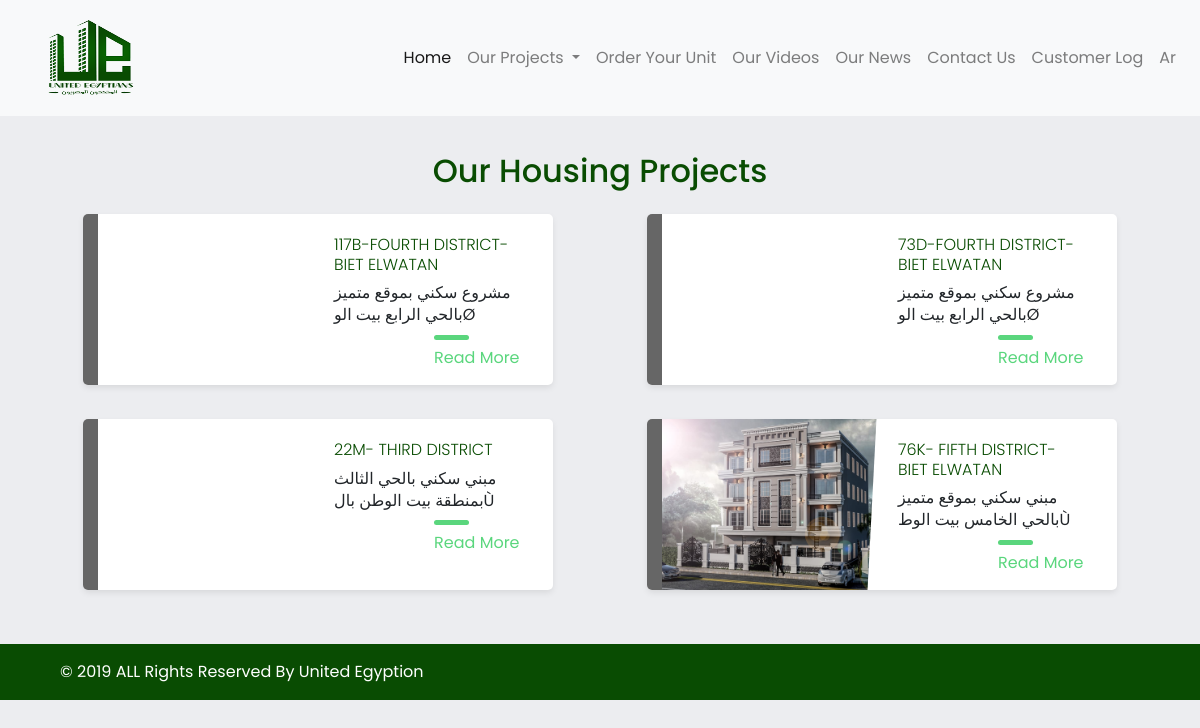
Page /our-projects.php on the committed database.
### tables this page shows
CREATE TABLE `housing` (
  `id` int(11) NOT NULL,
  `enname` text NOT NULL,
  `arname` text NOT NULL,
  `enplace` text NOT NULL,
  `arplace` text NOT NULL,
  `partnum` text NOT NULL,
  `endescrip` text NOT NULL,
  `ardescrip` text NOT NULL,
  `floors` int(11) NOT NULL,
  `garage` int(11) NOT NULL,
  `grageprice` double NOT NULL,
  `cover` text NOT NULL,
  `brochure` text NOT NULL,
  `auth` text NOT NULL,
  `areaNum` text NOT NULL,
  `areaText` text NOT NULL,
  `code` text NOT NULL,
  `bahry` text NOT NULL,
  `shary` text NOT NULL,
  `ably` text NOT NULL,
  `grby` text NOT NULL
);

### our-projects.php (the view, shortened to what this page needs)
<?php
require "panel/production/db.php";
?>
<?php require 'head.php';?>
<?php require 'nav.php';?>
<section class="projects ">
    <h2 class="main-color text-center">Our Housing Projects</h2>
    <div class="container">
        <div class="row" style="justify-content:space-between">
        <?php
    $qs="SELECT * FROM `housing` ORDER BY `id` DESC";
    $qruns=mysqli_query($connection,$qs);
    while($rowss=mysqli_fetch_array($qruns)){
    echo '
    <div class="blog-card col-md-5 col-12 ">
    <div class="meta">
      <div class="photo" style="background-image: url('.$rowss[cover].')"></div>
      <ul class="details">
        <li class="author">'.$rowss[enname].'</li>
        <li class="date">'.$rowss[enplace].'</li>
      </ul>
    </div>
    <div class="description">
      <h2 class="main-color">'.$rowss[enname].'</h2>
      <div>'.substr($rowss[endescrip],0,80).'</div>
      <p class="read-more">
        <a href="project.php?pro='.$rowss[enname].'">Read More</a>
      </p>
    </div>
  </div>
        ';
    }
    ?>
        </div>
    </div>
    </section>
<?php require 'footer.php';?>

### head.php (shortened to what this page needs)
<!DOCTYPE html>
<html>
<head>
    <link rel="stylesheet" href="https://cdnjs.cloudflare.com/ajax/libs/ekko-lightbox/5.3.0/ekko-lightbox.css">
    <link rel="stylesheet" href="https://stackpath.bootstrapcdn.com/bootstrap/4.3.1/css/bootstrap.min.css">
    <link rel="stylesheet" href="https://unpkg.com/flickity@2.0/dist/flickity.min.css">
<link rel="stylesheet" href="https://cdnjs.cloudflare.com/ajax/libs/Swiper/4.3.3/css/swiper.min.css">
      <link rel="stylesheet" href="https://cdnjs.cloudflare.com/ajax/libs/owl-carousel/1.3.3/owl.carousel.min.css">
    <link rel="stylesheet" href="https://cdnjs.cloudflare.com/ajax/libs/owl-carousel/1.3.3/owl.theme.min.css">
    <link rel="stylesheet" href="css/all.css">
    <link rel="stylesheet" href='css/style.css'>
</head>
<body>

### nav.php (shortened to what this page needs)
<?php $ar = "http://$_SERVER[HTTP_HOST]"."/ar"."$_SERVER[REQUEST_URI]"; ?>
<nav class="navbar navbar-expand-lg navbar-light bg-light .main-bg">
  <a class="navbar-brand" href="#">
  <img src="images/logo-08.png" class="img-fluid">
  </a>
  <div class="collapse navbar-collapse" id="navbarSupportedContent">
    <ul class="navbar-nav ml-auto">
      <li class="nav-item active">
        <a class="nav-link" href="index.php">Home <span class="sr-only">(current)</span></a>
      </li>
      <li class="nav-item dropdown">
        <a class="nav-link dropdown-toggle" href="#" id="navbarDropdown" role="button" data-toggle="dropdown" aria-haspopup="true" aria-expanded="false">
          Our Projects
        </a>
      </li>
      <li class="nav-item">
        <a class="nav-link" href="order-unit.php">Order Your Unit</a>
      </li>
      <li class="nav-item">
        <a class="nav-link" href="videos.php">Our Videos</a>
      </li>
      <li class="nav-item">
        <a class="nav-link" href="news.php">Our News</a>
      </li>
      <li class="nav-item">
        <a class="nav-link" href="contact.php">Contact Us</a>
      </li>
    <?php
        if(isset($_SESSION["uname"]))
        {    echo '
      <li class="nav-item">
        <a class="nav-link" href="customer.php">'.$_SESSION["uname"].'</a>
      </li>
      <li class="nav-item">
        <a class="nav-link" href="logout.php">logout</a>
      </li>';
      }
        else
        echo '
      <li class="nav-item">
        <a class="nav-link" href="customer-login.php">Customer Log</a>
      </li>';
        ?>
    <li class="nav-item">
        <a class="nav-link" href="<?php echo $ar;?>">Ar</a>
      </li>
    </ul>
  </div>
</nav>

### footer.php (shortened to what this page needs)
<footer class="container-fluid thrid-bg">
    <div class="container text-white py-3">
        <div class="col-6 col-12">
    © 2019 ALL Rights Reserved  By United Egyption
    </div>
    </div>
</footer>
</body>
</html>

### css/style.css (style rules this page uses)
* { font-family: 'Poppins', sans-serif; }
.navbar-brand { height: 100px;width: 150px; }
.navbar-brand img { height: 100%; width:100% }
.main-color, .nav-link { color: #094c02; }
.thrid-bg { background-color: #094c02; }
@media only screen and (-webkit-min-device-pixel-ratio: 1) { * { -webkit-box-sizing: border-box; box-sizing: border-box; } }
* { margin: 0; padding: 0; }
body { font-family: 'Roboto', sans-serif;background-color: #ECEDF0; }
a { text-decoration: none !important; }
ul , li { list-style: none; }
.projects , .section-container { padding: 3%; }
.blog-card { display: flex; flex-direction: column; margin: 1rem auto; box-shadow: 0 3px 7px -1px rgba(0, 0, 0, 0.1); margin-bottom: 1.6%; background: #fff; line-height: 1.4; font-family: sans-serif; border-radius: 5px; overflow: hidden; z-index: 0; }
.blog-card a { color: inherit; }
.blog-card .meta { position: relative; z-index: 0; height: 200px; }
.blog-card .photo { position: absolute; top: 0; right: 0; bottom: 0; left: 0; background-size: cover; background-position: center; transition: -webkit-transform .2s; transition: transform .2s; transition: transform .2s, -webkit-transform .2s; }
.blog-card .details, .blog-card .details ul { margin: auto; padding: 0; list-style: none; }
.blog-card .details { position: absolute; top: 0; bottom: 0; left: -100%; margin: auto; transition: left .2s; background: rgba(0, 0, 0, 0.6); color: #fff; padding: 10px; width: 100%; font-size: .9rem; }
.blog-card .details .author:before { font-family: FontAwesome; margin-right: 10px; content: "\f007"; }
.blog-card .details .date:before { font-family: FontAwesome; margin-right: 10px; content: "\f133"; }
.blog-card .description { padding: 1rem; background: #fff; position: relative; z-index: 1; }
.blog-card .description h1, .blog-card .description h2 { font-family: Poppins, sans-serif; }
.blog-card .description h2 { font-size: 1rem; font-weight: 300; text-transform: uppercase; margin-top: 5px; }
.blog-card .description .read-more { text-align: right; }
.blog-card .description .read-more a { color: #5ad67d; display: inline-block; position: relative; }
.blog-card .description .read-more a:after { content: "\f061"; font-family: FontAwesome; margin-left: -10px; opacity: 0; vertical-align: middle; transition: margin .3s, opacity .3s; }
.blog-card p { position: relative; margin: 1rem 0 0; }
.blog-card p:first-of-type { margin-top: 1.25rem; }
.blog-card p:first-of-type:before { content: ""; position: absolute; height: 5px; background: #5ad67d; width: 35px; top: -0.75rem; border-radius: 3px; }
@media (min-width: 640px) { .blog-card { flex-direction: row; max-width: 700px; } }
@media (min-width: 640px) { .blog-card .meta { flex-basis: 50%; height: auto; } }
@media (min-width: 640px) { .blog-card .description { flex-basis: 50%; } }
@media (min-width: 640px) { .blog-card .description:before { -webkit-transform: skewX(-3deg); transform: skewX(-3deg); content: ""; background: #fff; width: 30px; position: absolute; left: -10px; top: 0; bottom: 0; z-index: -1; } }

### rows in the picture
housing: enname "117B-FOURTH DISTRICT-BIET ELWATAN", endescrip "مشروع سكني بموقع متميز بالحي الرابع بيت الوØ"
housing: enname "73D-FOURTH DISTRICT-BIET ELWATAN", endescrip "مشروع سكني بموقع متميز بالحي الرابع بيت الوØ"
housing: enname "22M- THIRD DISTRICT", endescrip "مبني سكني بالحي الثالث بمنطقة بيت الوطن بالÙ"
housing: cover (picture), enname "76K- FIFTH DISTRICT- BIET ELWATAN", endescrip "مبني سكني بموقع متميز بالحي الخامس بيت الوطÙ"
